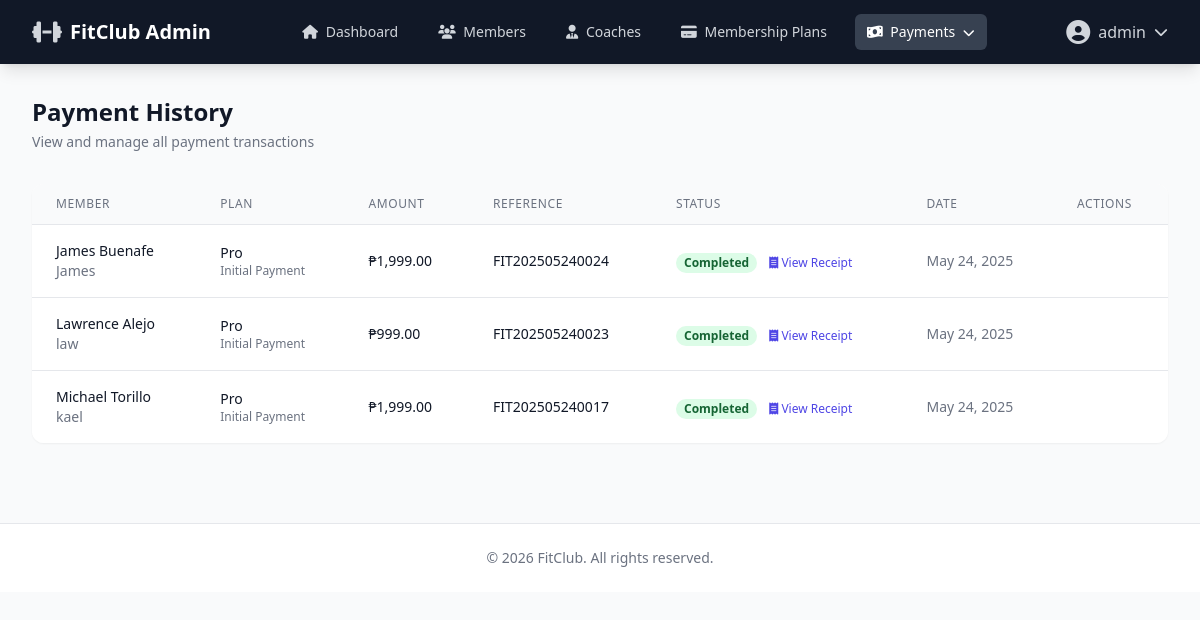
/admin/payments.php (signed in), run on the app's committed database.
### tables this page shows
CREATE TABLE `payments` (
  `id` int(11) NOT NULL,
  `user_membership_id` int(11) NOT NULL,
  `amount` decimal(10,2) NOT NULL,
  `payment_method` enum('qr_code') NOT NULL,
  `reference_number` varchar(100) DEFAULT NULL,
  `payment_date` timestamp NOT NULL DEFAULT current_timestamp(),
  `status` enum('pending','completed','failed') DEFAULT 'pending',
  `qr_code_path` varchar(255) DEFAULT NULL,
  `receipt_path` varchar(255) DEFAULT NULL,
  `payment_type` enum('initial','upgrade','renewal') DEFAULT 'initial',
  `is_upgrading` tinyint(1) DEFAULT 0,
  `is_renewal` tinyint(1) DEFAULT 0
);

CREATE TABLE `users` (
  `id` int(11) NOT NULL,
  `username` varchar(50) NOT NULL,
  `password` varchar(255) NOT NULL,
  `email` varchar(100) NOT NULL,
  `fullname` varchar(100) DEFAULT NULL,
  `phone` varchar(20) DEFAULT NULL,
  `role` enum('admin','coach','member') NOT NULL,
  `created_at` timestamp NOT NULL DEFAULT current_timestamp()
);

CREATE TABLE `membership_plans` (
  `id` int(11) NOT NULL,
  `name` varchar(50) NOT NULL,
  `price` decimal(10,2) NOT NULL,
  `description` text DEFAULT NULL,
  `features` text DEFAULT NULL,
  `duration` int(11) NOT NULL DEFAULT 1 COMMENT 'Duration in months',
  `active` tinyint(1) DEFAULT 1,
  `created_at` timestamp NOT NULL DEFAULT current_timestamp()
);

### admin/payments.php (the view, shortened to what this page needs)
<?php
$database = new Database();
$db = $database->getConnection();
$query = "SELECT p.*, u.username, u.fullname, mp.name as plan_name,
                 m.status as membership_status
          FROM payments p
          JOIN user_memberships m ON p.user_membership_id = m.id
          JOIN users u ON m.user_id = u.id
          JOIN membership_plans mp ON m.plan_id = mp.id
          WHERE p.payment_type != 'upgrade'
          ORDER BY p.payment_date DESC";
$stmt = $db->prepare($query);
$stmt->execute();
$payments = $stmt->fetchAll(PDO::FETCH_ASSOC);
?>
<!DOCTYPE html>
<html lang="en">
<head>
    <script src="https://cdn.tailwindcss.com"></script>
    <link href="https://cdnjs.cloudflare.com/ajax/libs/font-awesome/6.0.0/css/all.min.css" rel="stylesheet">
</head>
<body class="bg-gray-50">
    <?php include 'components/navigation.php'; ?>
    <div class="max-w-7xl mx-auto px-4 sm:px-6 lg:px-8 py-8">
        <div class="mb-8">
            <div class="flex flex-col md:flex-row md:items-center md:justify-between">
                <div>
                    <h1 class="text-2xl font-bold text-gray-900">Payment History</h1>
                    <p class="mt-1 text-sm text-gray-500">View and manage all payment transactions</p>
                </div>
            </div>
        </div>
        <div class="bg-white rounded-xl shadow-sm overflow-hidden">
            <div class="table-container">
                <table class="min-w-full divide-y divide-gray-200">
                    <thead class="bg-gray-50">
                        <tr>
                            <th scope="col" class="px-6 py-3 text-left text-xs font-medium text-gray-500 uppercase tracking-wider">Member</th>
                            <th scope="col" class="px-6 py-3 text-left text-xs font-medium text-gray-500 uppercase tracking-wider">Plan</th>
                            <th scope="col" class="px-6 py-3 text-left text-xs font-medium text-gray-500 uppercase tracking-wider">Amount</th>
                            <th scope="col" class="px-6 py-3 text-left text-xs font-medium text-gray-500 uppercase tracking-wider">Reference</th>
                            <th scope="col" class="px-6 py-3 text-left text-xs font-medium text-gray-500 uppercase tracking-wider">Status</th>
                            <th scope="col" class="px-6 py-3 text-left text-xs font-medium text-gray-500 uppercase tracking-wider">Date</th>
                            <th scope="col" class="px-6 py-3 text-left text-xs font-medium text-gray-500 uppercase tracking-wider">Actions</th>
                        </tr>
                    </thead>
                    <tbody class="bg-white divide-y divide-gray-200">
                        <?php foreach ($payments as $payment): ?>
                            <tr>
                                <td class="px-6 py-4 whitespace-nowrap">
                                    <div class="text-sm font-medium text-gray-900"><?php echo htmlspecialchars($payment['fullname']); ?></div>
                                    <div class="text-sm text-gray-500"><?php echo htmlspecialchars($payment['username']); ?></div>
                                </td>
                                <td class="px-6 py-4 whitespace-nowrap">
                                    <div class="text-sm text-gray-900"><?php echo htmlspecialchars($payment['plan_name']); ?></div>
                                    <div class="text-xs text-gray-500">
                                        <?php echo ucfirst($payment['payment_type']); ?> Payment
                                    </div>
                                </td>
                                <td class="px-6 py-4 whitespace-nowrap">
                                    <div class="text-sm font-medium text-gray-900">
                                        ₱<?php echo number_format($payment['amount'], 2); ?>
                                    </div>
                                </td>
                                <td class="px-6 py-4 whitespace-nowrap">
                                    <div class="text-sm text-gray-900"><?php echo htmlspecialchars($payment['reference_number']); ?></div>
                                </td>
                                <td class="px-6 py-4 whitespace-nowrap">
                                    <span class="status-badge px-2 inline-flex text-xs leading-5 font-semibold rounded-full
                                        <?php echo $payment['status'] === 'completed' ? 'bg-green-100 text-green-800' :
                                            ($payment['status'] === 'pending' ? 'bg-yellow-100 text-yellow-800' : 'bg-red-100 text-red-800'); ?>">
                                        <?php echo ucfirst(htmlspecialchars($payment['status'])); ?>
                                    </span>
                                    <?php if ($payment['receipt_path']): ?>
                                        <a href="../assets/receipts/<?php echo htmlspecialchars($payment['receipt_path']); ?>"
                                           target="_blank"
                                           class="ml-2 text-indigo-600 hover:text-indigo-900 text-xs">
                                            <i class="fas fa-receipt"></i> View Receipt
                                        </a>
                                    <?php endif; ?>
                                </td>
                                <td class="px-6 py-4 whitespace-nowrap text-sm text-gray-500">
                                    <?php echo date('M d, Y', strtotime($payment['payment_date'])); ?>
                                </td>
                                <td class="px-6 py-4 whitespace-nowrap text-sm font-medium">
                                </td>
                            </tr>
                        <?php endforeach; ?>
                    </tbody>
                </table>
            </div>
        </div>
    </div>
    <footer class="bg-white mt-12 py-6 border-t">
        <div class="max-w-7xl mx-auto px-4 sm:px-6 lg:px-8">
            <p class="text-center text-gray-500 text-sm">
                &copy; <?php echo date('Y'); ?> FitClub. All rights reserved.
            </p>
        </div>
    </footer>
</body>
</html>

### admin/payments.php (style rules this page uses)
.table-container { overflow-x: auto; scrollbar-width: thin; scrollbar-color: #E5E7EB #F3F4F6; }
.status-badge { transition: all 0.2s ease; }

### data on the page
payments: users.fullname "James Buenafe", users.username "James", membership_plans.name "Pro", payment_type "Initial", amount "1,999.00", reference_number "FIT202505240024", status "Completed", payment_date "May 24, 2025"
payments: users.fullname "Lawrence Alejo", users.username "law", membership_plans.name "Pro", payment_type "Initial", amount "999.00", reference_number "FIT202505240023", status "Completed", payment_date "May 24, 2025"
payments: users.fullname "Michael Torillo", users.username "kael", membership_plans.name "Pro", payment_type "Initial", amount "1,999.00", reference_number "FIT202505240017", status "Completed", payment_date "May 24, 2025"

### other printed values
$_SESSION['username'] "admin"
